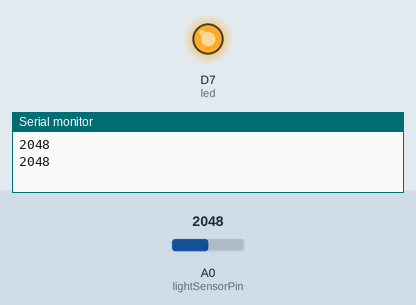
This sketch was run on a simulated Particle Photon. Parts: output pins drawn as LEDs (lit = HIGH), the last lines printed to the serial monitor. The test bench sets the inputs (shaded band); at power-on: A0 (lightSensorPin) = 2048.

Above: at 2.8 s.
2.9 s: A0 (lightSensorPin) set to 524
5.6 s: A0 (lightSensorPin) set to 480
At 7.0 s:
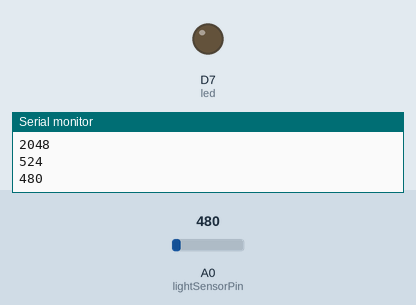
8.3 s: A0 (lightSensorPin) set to 1228
At 11.3 s:
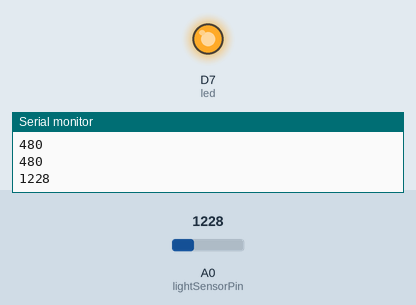
11.6 s: A0 (lightSensorPin) set to 491
At 12.9 s:
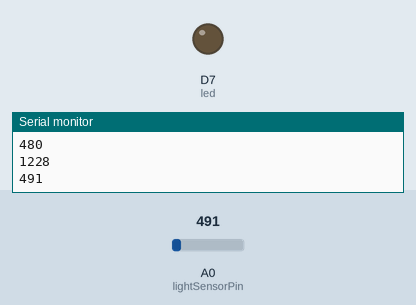
Timing chart, 0 to 14.6 s (numbered marks = the images above; inputs shaded):
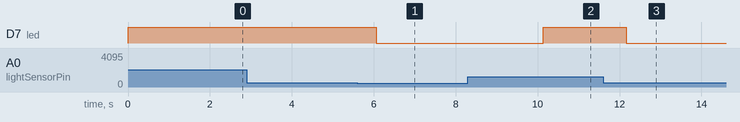

The sketch:

detecting-sunlight.ino
```cpp
// This #include statement was automatically added by the Particle IDE.
#include <BH1750Lib.h>

// Define the analog input pin connected to the light sensor
int lightSensorPin = A0;

int led = D7;

// Define the threshold value for sunlight detection
int sunlightThreshold = 500;

// Define IFTTT event names and keys
String event_name = "detecting_sunlight";
String key = "dQHTOBnSNZeMMFRLC5UMG8";

void setup()
{
  // Start serial communication for debugging purposes
    pinMode(led, OUTPUT);
    Serial.begin(9600);
}

void loop()
{
    // Read the analog value from the light sensor
    int lightValue = analogRead(lightSensorPin);

    // Print the light value for debugging purposes
    Serial.println(lightValue);

    // Check if the light value is above the sunlight threshold
    if (lightValue > sunlightThreshold)
    {
        digitalWrite(led, HIGH);
        // Sunlight is detected, send a notification
        Particle.publish("detecting_sunlight", "The terrarium is receiving sunlight.");
        // Sunlight is detected, send a notification via IFTTT
        String event_url = "https://maker.ifttt.com/trigger/{detecting_sunlight}/json/with/key/dQHTOBnSNZeMMFRLC5UMG8" ;
        delay(2000);
    }
    else
    {
        digitalWrite(led, LOW);
        // Sunlight is not detected, send a notification
        Particle.publish("detecting_sunlight", "The terrarium is not receiving sunlight.");
         // Sunlight is not detected, send a notification via IFTTT
        String event_url = "https://maker.ifttt.com/trigger/https://maker.ifttt.com/trigger/{detecting_sunlight}/json/with/key/dQHTOBnSNZeMMFRLC5UMG8" ;
        Particle.publish("detecting_sunlight", event_url);
        delay(2000);

    }

}
```

Measured:
- the behaviour switches between 501 and 500 on A0 (lightSensorPin) (found by bisection; images 0 and 1)
- after the input at 5.6 s, D7 (led): HIGH → LOW after 0.46 s
- after the input at 8.3 s, D7 (led): LOW → HIGH after 1.8 s
- after the input at 11.6 s, D7 (led): HIGH → LOW after 0.56 s
